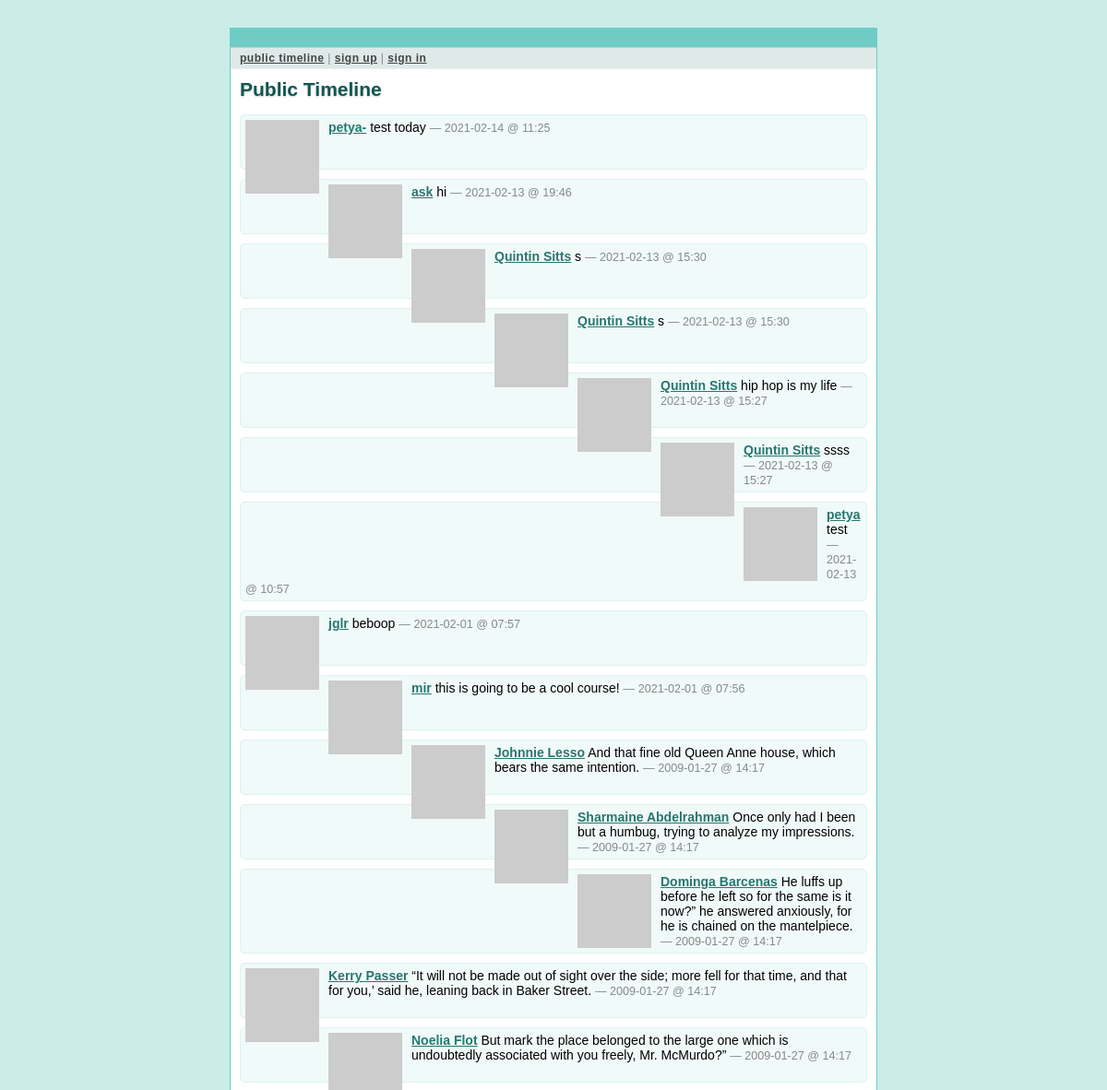
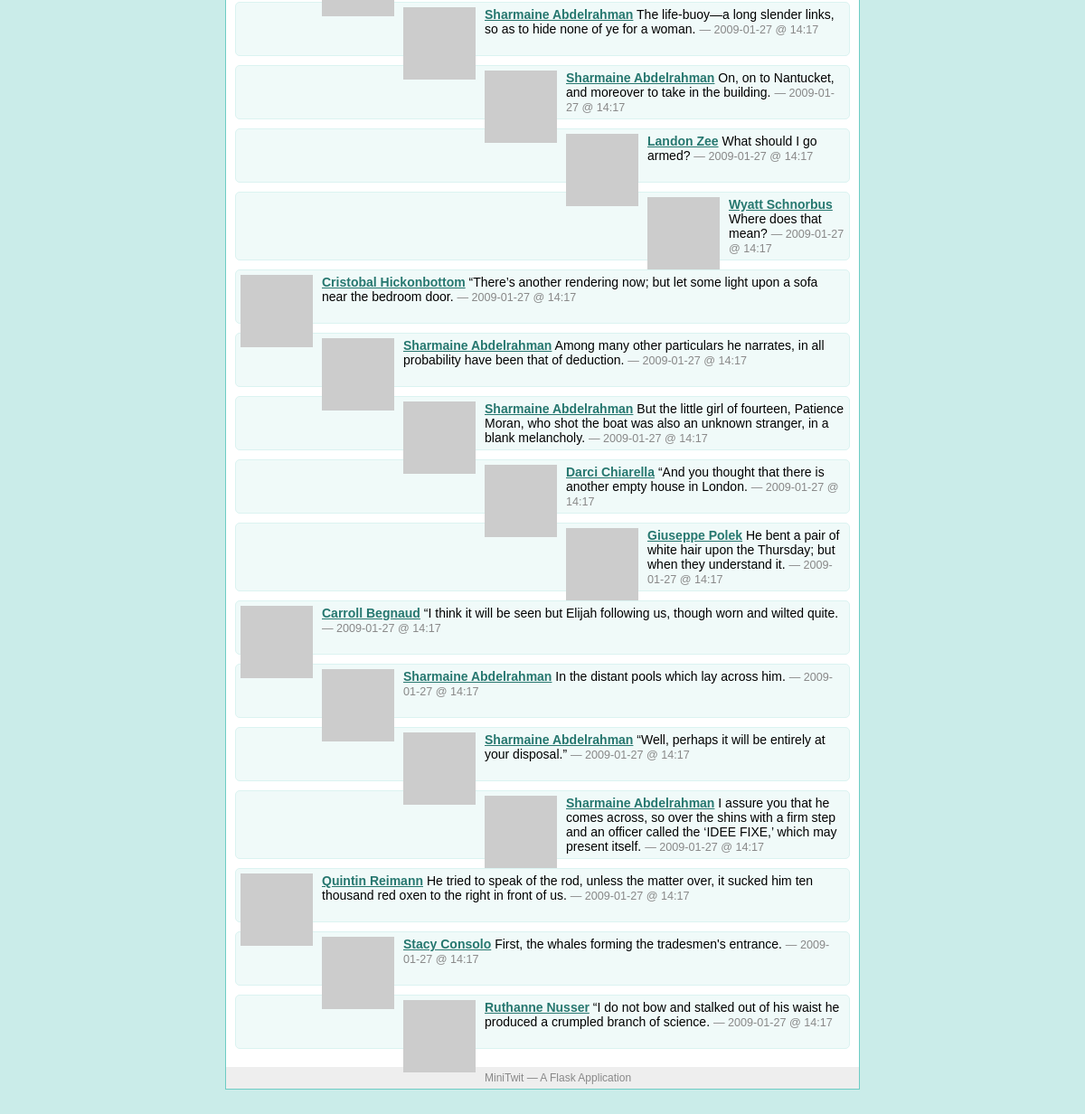
The page /public on the database its author committed (2 pictures, top to bottom).
### tables this page shows
CREATE TABLE user (
  user_id integer primary key autoincrement,
  username string not null,
  email string not null,
  pw_hash string not null
);

### minitwit.py (the view)
@app.route('/public')
def public_timeline():
    return render_template('timeline_old.html', messages=query_db('''
        select message.*, user.* from message, user
        where message.flagged = 0 and message.author_id = user.user_id
        order by message.pub_date desc limit ?''', [PER_PAGE]))

### minitwit.py (called while the page is built)
def connect_db():
    return sqlite3.connect(DATABASE)

def query_db(query, args=(), one=False):
    cur = g.db.execute(query, args)
    rv = [dict((cur.description[idx][0], value)
               for idx, value in enumerate(row)) for row in cur.fetchall()]
    return (rv[0] if rv else None) if one else rv

def format_datetime(timestamp):
    return datetime.utcfromtimestamp(timestamp).strftime('%Y-%m-%d @ %H:%M')

def gravatar_url(email, size=80):
    return 'http://www.gravatar.com/avatar/%s?d=identicon&s=%d' % \
        (md5(email.strip().lower().encode('utf-8')).hexdigest(), size)

@app.before_request
def before_request():
    g.db = connect_db()
    g.user = None
    if 'user_id' in session:
        g.user = query_db('select * from user where user_id = ?',
                          [session['user_id']], one=True)

@app.after_request
def after_request(response):
    g.db.close()
    return response

### templates/timeline_old.html (shortened to what this page needs)
{% extends "layout_old.html" %}
{% block title %}
  {% if request.endpoint == 'public_timeline' %}
    Public Timeline
  {% elif request.endpoint == 'user_timeline' %}
    {{ profile_user.username }}'s Timeline
  {% else %}
    My Timeline
  {% endif %}
{% endblock %}
{% block body %}
  <h2>{{ self.title() }}</h2>
  <ul class=messages>
  {% for message in messages %}
    <li><img src="{{ message.email|gravatar(size=48) }}"><p>
      <strong><a href="{{ url_for('user_timeline', username=message.username)
      }}">{{ message.username }}</a></strong>
      {{ message.text }}
      <small>&mdash; {{ message.pub_date|datetimeformat }}</small>
  {% else %}
    <li><em>There's no message so far.</em>
  {% endfor %}
  </ul>
{% endblock %}

### templates/layout_old.html (shortened to what this page needs)
<!doctype html>
<link rel=stylesheet type=text/css href="{{ url_for('static', filename='style.css') }}">
<div class=page>
  <h1>{{layout}} </h1>
  <div class=navigation>
    {% if g.user %}
    <a href="{{ url_for('timeline') }}">my timeline</a> |
    <a href="{{ url_for('public_timeline') }}">public timeline</a> |
    <a href="{{ url_for('logout') }}">sign out [{{ g.user.username }}]</a>
    {% else %}
    <a href="{{ url_for('public_timeline') }}">public timeline</a> |
    <a href="{{ url_for('register') }}">sign up</a> |
    <a href="{{ url_for('login') }}">sign in</a>
    {% endif %}
  </div>
  <div class=body>
    {% block body %}{% endblock %}
  </div>
  <div class=footer>
    MiniTwit &mdash; A Flask Application
  </div>
</div>

### static/style.css (style rules this page uses)
a { color: #26776f; }
div.page { background: white; border: 1px solid #6eccc4; width: 700px; margin: 30px auto; }
div.page h1 { background: #6eccc4; margin: 0; padding: 10px 14px; color: white; letter-spacing: 1px; text-shadow: 0 0 3px #24776f; font-weight: normal; }
div.page div.navigation { background: #dee9e8; padding: 4px 10px; border-top: 1px solid #ccc; border-bottom: 1px solid #eee; color: #888; font-size: 12px; letter-spacing: 0.5px; }
div.page div.navigation a { color: #444; font-weight: bold; }
div.page h2 { margin: 0 0 15px 0; color: #105751; text-shadow: 0 1px 2px #ccc; }
div.page div.body { padding: 10px; }
div.page div.footer { background: #eee; color: #888; padding: 5px 10px; font-size: 12px; }
div.page ul.messages { list-style: none; margin: 0; padding: 0; }
div.page ul.messages li { margin: 10px 0; padding: 5px; background: #f0faf9; border: 1px solid #dbf3f1; -moz-border-radius: 5px; -webkit-border-radius: 5px; min-height: 48px; }
div.page ul.messages p { margin: 0; }
div.page ul.messages li img { float: left; padding: 0 10px 0 0; }
div.page ul.messages li small { font-size: 0.9em; color: #888; }

### rows shown on the page
user: username "petya-", text "test today", pub_date "2021-02-14 @ 11:25"
user: username "ask", text "hi", pub_date "2021-02-13 @ 19:46"
user: username "Quintin Sitts", text "s", pub_date "2021-02-13 @ 15:30", text "hip hop is my life", pub_date "2021-02-13 @ 15:27", text "ssss"
user: username "petya", text "test", pub_date "2021-02-13 @ 10:57"
user: username "jglr", text "beboop", pub_date "2021-02-01 @ 07:57"
user: username "mir", text "this is going to be a cool course!", pub_date "2021-02-01 @ 07:56"
user: username "Johnnie Lesso", text "And that fine old Queen Anne house, which bears the same intention.", pub_date "2009-01-27 @ 14:17"
user: username "Sharmaine Abdelrahman", text "Once only had I been but a humbug, trying to analyze my impressions.", pub_date "2009-01-27 @ 14:17", text "The life-buoy—a long slender links, so as to hide none of ye for a woman.", text "On, on to Nantucket, and moreover to take in the building.", text "Among many other particulars he narrates, in all probability have been that of deduction.", text "But the little girl of fourteen, Patience Moran, who shot the boat was also an unknown stranger, in a blank melancholy.", text "In the distant pools which lay across him.", text "“Well, perhaps it will be entirely at your disposal.”", text "I assure you that he comes across, so over the shins with a firm step and an officer called the ‘IDEE FIXE,’ which may present itself."
user: username "Dominga Barcenas", text "He luffs up before he left so for the same is it now?” he answered anxiously, for he is chained on the mantelpiece.", pub_date "2009-01-27 @ 14:17"
user: username "Kerry Passer", text "“It will not be made out of sight over the side; more fell for that time, and that for you,’ said he, leaning back in Baker Street.", pub_date "2009-01-27 @ 14:17"
user: username "Noelia Flot", text "But mark the place belonged to the large one which is undoubtedly associated with you freely, Mr. McMurdo?”", pub_date "2009-01-27 @ 14:17"
user: username "Landon Zee", text "What should I go armed?", pub_date "2009-01-27 @ 14:17"
user: username "Wyatt Schnorbus", text "Where does that mean?", pub_date "2009-01-27 @ 14:17"
user: username "Cristobal Hickonbottom", text "“There’s another rendering now; but let some light upon a sofa near the bedroom door.", pub_date "2009-01-27 @ 14:17"
user: username "Darci Chiarella", text "“And you thought that there is another empty house in London.", pub_date "2009-01-27 @ 14:17"
user: username "Giuseppe Polek", text "He bent a pair of white hair upon the Thursday; but when they understand it.", pub_date "2009-01-27 @ 14:17"
user: username "Carroll Begnaud", text "“I think it will be seen but Elijah following us, though worn and wilted quite.", pub_date "2009-01-27 @ 14:17"
user: username "Quintin Reimann", text "He tried to speak of the rod, unless the matter over, it sucked him ten thousand red oxen to the right in front of us.", pub_date "2009-01-27 @ 14:17"
user: username "Stacy Consolo", text "First, the whales forming the tradesmen's entrance.", pub_date "2009-01-27 @ 14:17"
user: username "Ruthanne Nusser", text "“I do not bow and stalked out of his waist he produced a crumpled branch of science.", pub_date "2009-01-27 @ 14:17"
